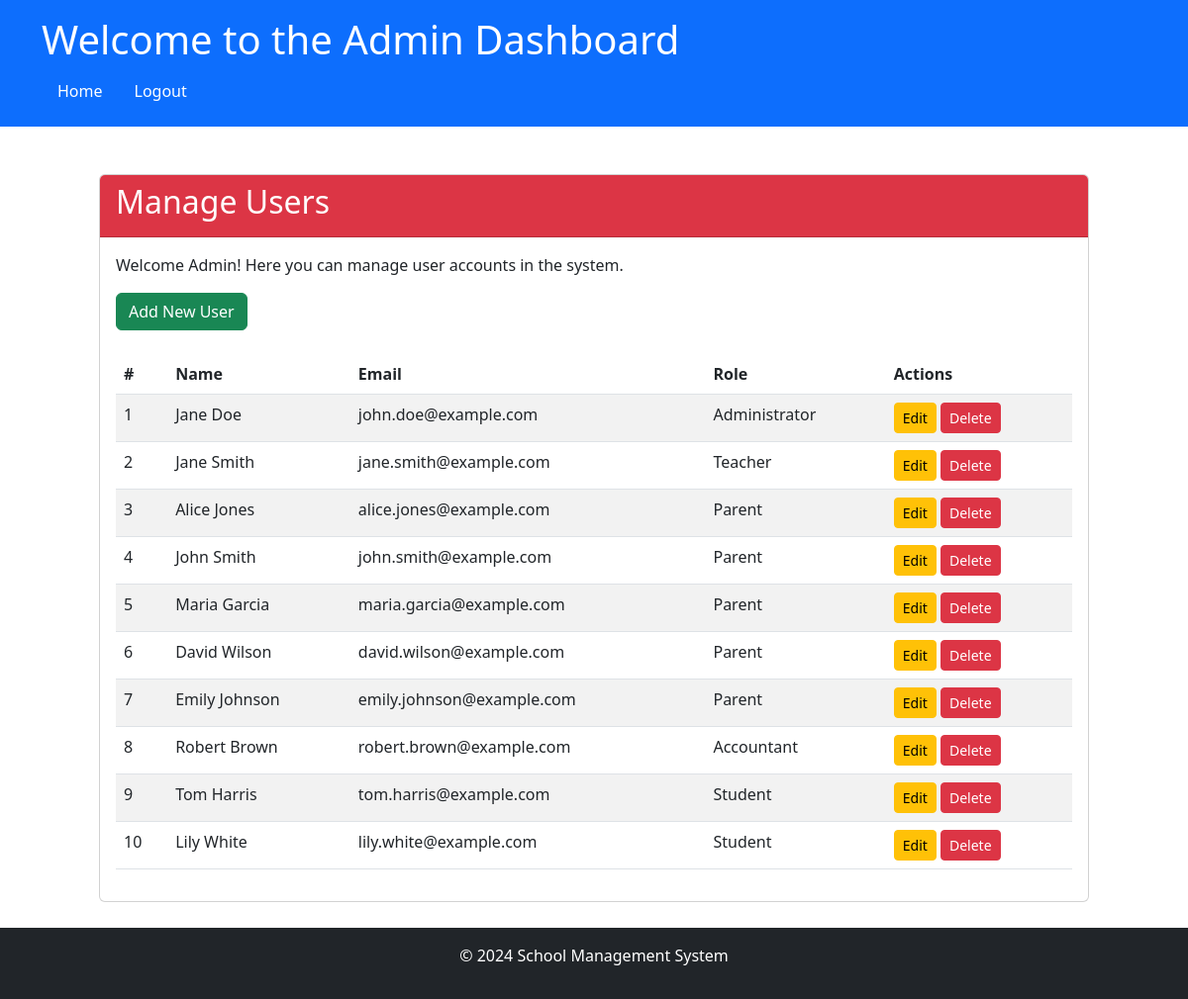
The page /admin/manage_users (signed in) on the database its author committed.
### app/models/models.py (models this page shows)
class User(UserMixin, db.Model):
    __tablename__ = 'User'
    id = db.Column('Id', db.String, primary_key=True, default=lambda: str(uuid4()))
    password = db.Column('Password', db.String, nullable=True)
    role_id = db.Column('RoleId', db.String, ForeignKey('Role.Id', ondelete='SET NULL'))
    email = db.Column('Email', db.String, nullable=False)
    first_name = db.Column('FirstName', db.String, nullable=False)
    last_name = db.Column('LastName', db.String, nullable=False)
    date_of_birth = db.Column('DateOfBirth', db.Date, nullable=True)
    role = relationship('Role', back_populates='users')
    created_fee_records = db.relationship('FeeRecord',
                                          foreign_keys='FeeRecord.created_by',  # Referencing FeeRecord.created_by
                                          backref='creator')
    invoices = relationship('Invoice', back_populates='created_by_user')
    parent_students = relationship('ParentStudent',
                                   foreign_keys='[ParentStudent.parent_id]',
                                   back_populates='parent',
                                   cascade="all, delete-orphan")
    student_parents = relationship('ParentStudent',
                                   foreign_keys='[ParentStudent.student_id]',
                                   back_populates='student',
                                   cascade="all, delete-orphan")

class Role(db.Model):
    __tablename__ = 'Role'
    id = db.Column('Id', db.String, primary_key=True)
    role_name = db.Column('RoleName', db.String, nullable=False)
    users = relationship('User', back_populates='role')

### app/routes/admin_routes.py (the view)
@admin.route('/manage_users')
@login_required
def manage_users():
    users = User.query.all()  # Retrieve all users from the User table
    return render_template('admin/manage_users.html', users=users)

### app/__init__.py (called while the page is built)
@login_manager.user_loader
def load_user(user_id):
    from app.models.models import User  # Import here to avoid circular import
    return User.query.get(user_id)

### app/templates/admin/manage_users.html (shortened to what this page needs)
<!DOCTYPE html>
<html lang="en">
<head>
    <link href="https://cdn.jsdelivr.net/npm/bootstrap@5.3.0-alpha1/dist/css/bootstrap.min.css" rel="stylesheet">
</head>
<body>
    <header class="bg-primary text-white p-3">
        <div class="container">
            <h1>Welcome to the Admin Dashboard</h1>
            <nav>
                <ul class="nav">
                    <li class="nav-item">
                        <a class="nav-link text-white" href="{{ url_for('main.dashboard') }}">Home</a>
                    </li>
                    <li class="nav-item">
                        <a class="nav-link text-white" href="{{ url_for('auth.logout') }}">Logout</a>
                    </li>
                </ul>
            </nav>
        </div>
    </header>
    <main class="custom-container1 my-5">
        <div class="card">
            <div class="card-header bg-danger text-white">
                <h2>Manage Users</h2>
            </div>
            <div class="card-body">
                <p>Welcome Admin! Here you can manage user accounts in the system.</p>
                <div class="mb-4">
                    <a href="{{ url_for('admin.add_user') }}" class="btn btn-success">Add New User</a>
                </div>
                <div class="table-responsive">
                    <table class="table table-striped">
                        <thead>
                            <tr>
                                <th>#</th>
                                <th>Name</th>
                                <th>Email</th>
                                <th>Role</th>
                                <th>Actions</th>
                            </tr>
                        </thead>
                        <tbody>
                            {% for user in users %}
                                <tr>
                                    <td>{{ loop.index }}</td>
                                    <td>{{ user.first_name }} {{ user.last_name }}</td>
                                    <td>{{ user.email }}</td>
                                    <td>{{ user.role.role_name }}</td>
                                    <td>
                                        <a href="{{ url_for('admin.edit_user', user_id=user.id) }}" class="btn btn-warning btn-sm">Edit</a>
                                        <form action="{{ url_for('admin.delete_user', user_id=user.id) }}" method="post" class="d-inline" onsubmit="return confirm('Are you sure you want to delete this user?');">
                                            <button type="submit" class="btn btn-danger btn-sm">Delete</button>
                                        </form>
                                    </td>
                                </tr>
                            {% endfor %}
                        </tbody>
                    </table>
                </div>
            </div>
        </div>
    </main>
    <footer class="bg-dark text-white py-3 fixed-bottom footer">
        <div class="container text-center">
            <p>&copy; 2024 School Management System</p>
        </div>
    </footer>
</body>
</html>

### app/templates/admin/manage_users.html (style rules this page uses)
.custom-container1 { max-width: 1000px; margin: 0 auto; padding-bottom: 50px; }

### rows shown on the page
User: first_name "Jane", last_name "Doe", email "john.doe@example.com", role.role_name "Administrator"
User: first_name "Jane", last_name "Smith", email "jane.smith@example.com", role.role_name "Teacher"
User: first_name "Alice", last_name "Jones", email "alice.jones@example.com", role.role_name "Parent"
User: first_name "John", last_name "Smith", email "john.smith@example.com", role.role_name "Parent"
User: first_name "Maria", last_name "Garcia", email "maria.garcia@example.com", role.role_name "Parent"
User: first_name "David", last_name "Wilson", email "david.wilson@example.com", role.role_name "Parent"
User: first_name "Emily", last_name "Johnson", email "emily.johnson@example.com", role.role_name "Parent"
User: first_name "Robert", last_name "Brown", email "robert.brown@example.com", role.role_name "Accountant"
User: first_name "Tom", last_name "Harris", email "tom.harris@example.com", role.role_name "Student"
User: first_name "Lily", last_name "White", email "lily.white@example.com", role.role_name "Student"
